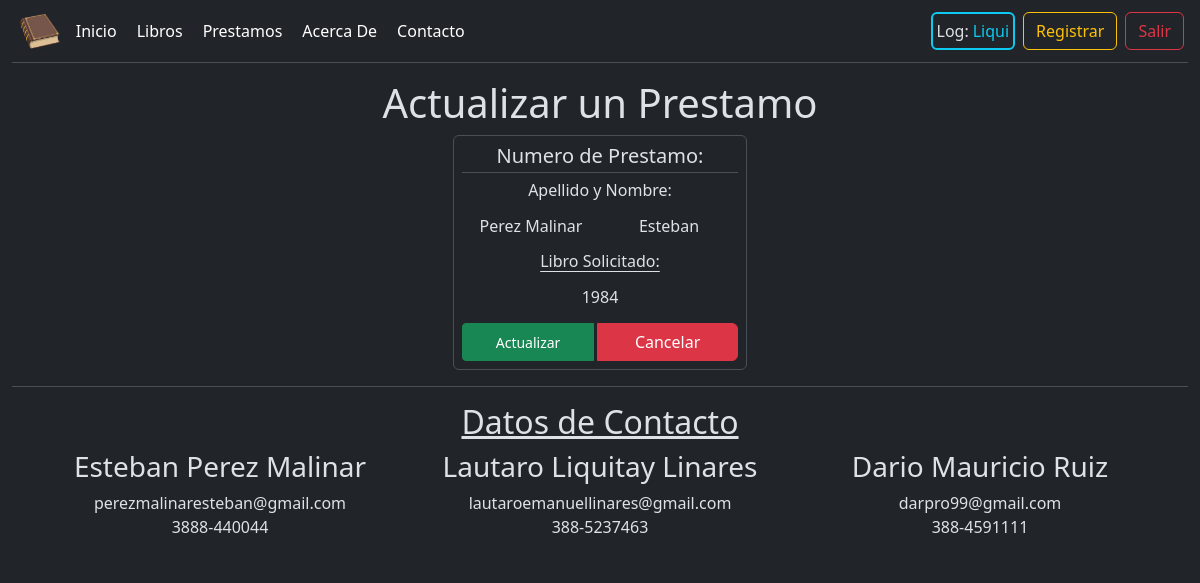
The page /prestamos/update/5 (signed in) on the database its author committed.
### prestamos/models.py (models this page shows)
class Prestamo(models.Model):
    numero_de_pedido = models.AutoField(primary_key=True)
    nombre = models.CharField(max_length=20)
    apellido = models.CharField(max_length=20)
    libro_solicitado = models.CharField(max_length=30)
    created = models.DateTimeField(auto_now=True)
    updated = models.DateTimeField(auto_now_add=True)

### prestamos/views.py (the view)
# urls.py: path("update/<int:pk>", PrestamoUpdateView.as_view(), name='prestamo_update'),
class PrestamoUpdateView(UpdateView):
    model = Prestamo
    template_name = "prestamo_update.html"
    form_class = PrestamoForm
    success_url = reverse_lazy("prestamos")

### prestamos/forms.py
class PrestamoForm(forms.ModelForm):
    class Meta:
        model = Prestamo
        fields = ['nombre', 'apellido', 'libro_solicitado']
        widgets = {
            'nombre':forms.TextInput(attrs={'class':'form-control custom-input border-0 bg-transparent text-center-placeholder text-center-input','placeholder':'Nombre'}),
            'apellido':forms.TextInput(attrs={'class':'form-control custom-input border-0 bg-transparent text-center-placeholder text-center-input','placeholder':'Apellido'}),
            'libro_solicitado':forms.TextInput(attrs={'class':'form-control custom-input border-0 bg-transparent text-center-placeholder text-center-input','placeholder':'Nombre del Libro'}),
        }

### prestamos/templates/prestamo_update.html
{% extends 'base.html' %}
{% load static %}
{% block prestamo_update %}
<section>
    <link rel="stylesheet" href="{% static 'stylePrestamo.css' %}">
    <h1 class="text-center">Actualizar un Prestamo</h1>
    <div class="d-flex justify-content-center">
        <div class="text-center border rounded p-2 d-flex w-25 justify-content-center">
            <form method="post" action="" enctype="multipart/form-data">{% csrf_token %}
                <h5 class="border-bottom pb-1">Numero de Prestamo: {{ numero_de_pedido }}</h5>
                <h6>Apellido y Nombre:</h6>
                <h6 class="d-flex text-wrap justify-content-center">{{ form.apellido }} {{ form.nombre }}</h6>
                <h6 class="text-decoration-underline link-offset-2">Libro Solicitado:</h6>
                <h5 class="d-flex text-wrap align-items-center justify-content-center">{{ form.libro_solicitado }}</h5>
                <div class="btn-group gap-1  w-100">
                    <button class="btn btn-sm btn-success" type="submit" value="Crear">Actualizar</button>
                    <button class="btn btn-danger" type="button" value="Cancelar"
                        onclick="window.location.replace('{% url 'prestamos' %}')">Cancelar</button>
                </div>
            </form>
        </div>
    </div>
</section>
{% endblock %}

### Apk1/templates/Components/header.html
{% block header %}
<header class="navbar border-bottom mb-3 p-1">
    <nav class="d-flex align-items-center gap-1">
        <div class="p-1 me-2"><img src="/static/libro.webp" class="  " alt="Librazo" height="35">
        </div>
        <a class="navbar-brand fs-6" aria-current="page" href="{% url 'inicio' %}">Inicio</a>
        <a class="navbar-brand fs-6" href="{% url 'libros' %}">Libros</a>
        <a class="navbar-brand fs-6" href="{% url 'prestamos' %}">Prestamos</a>
        <a class="navbar-brand fs-6" href="{% url 'AcercaDe' %}">Acerca De</a>
        <a class="navbar-brand fs-6" href="{% url 'contacto' %}">Contacto</a>
    </nav>
    <nav class=" navbar nav justify-content-end">
        <form class="d-flex" role="search">
            {% if user.is_authenticated %}
            <div class="d-flex align-items-center border border-2 rounded p-1 gap-1 me-2 border-info">
                <span>Log:</span>
                <span class="fs-6  text-info text-capitalize">{{user.username}}</span>
            </div>
            <a href="{% url 'registro' %}" class="btn btn-outline-warning me-md-2">Registrar</a>
            <a href="{% url 'salir' %}" class="btn btn-outline-danger">Salir</a>
            {% else %}
            <a href="{% url 'ingresar' %}" class="btn btn-outline-success me-md-2">Ingresar</a>
            <a href="{% url 'registro' %}" class="btn btn-outline-warning">Registrar</a>
            {% endif %}
        </form>
    </nav>
</header>
{% endblock %}

### prestamos/static/stylePrestamo.css (style rules this page uses)
.text-center-placeholder::placeholder { text-align: center; }
.text-center-input { text-align: center; }

### rows shown on the page
Prestamo: apellido "Perez Malinar", nombre "Esteban", libro_solicitado "1984"

### other values the page prints
{{ user.username }} "Liqui"
